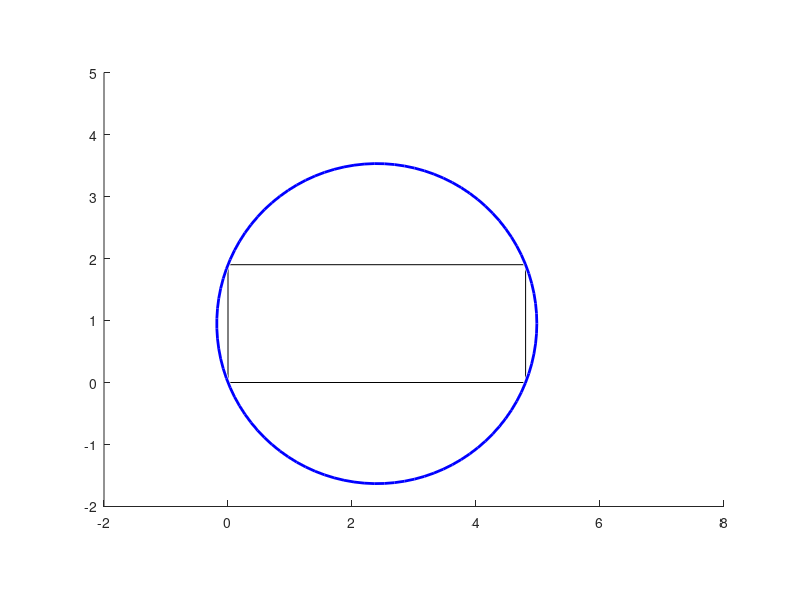

The MATLAB script that drew this image:
lengthCar = 4.7;
widthCar = 1.8;
margin = 0.1;
lengthCar = lengthCar + margin;
widthCar = widthCar + margin;
figure
rectangle('Position',[0 0 lengthCar widthCar])
axis([-2 8 -2 5])
axis equal

nCircle = 1;

l1 = lengthCar / nCircle;
radius = norm([widthCar/2 l1/2]);
for i = 1:nCircle
    x(i) = l1/2 + (i-1)*l1;
    y(i) = widthCar/2;
    radiuses(i) = radius;
end

viscircles([x' y'],radiuses,'Color','b');


frMargin = radius - l1/2
lrMargin = radius - widthCar/2